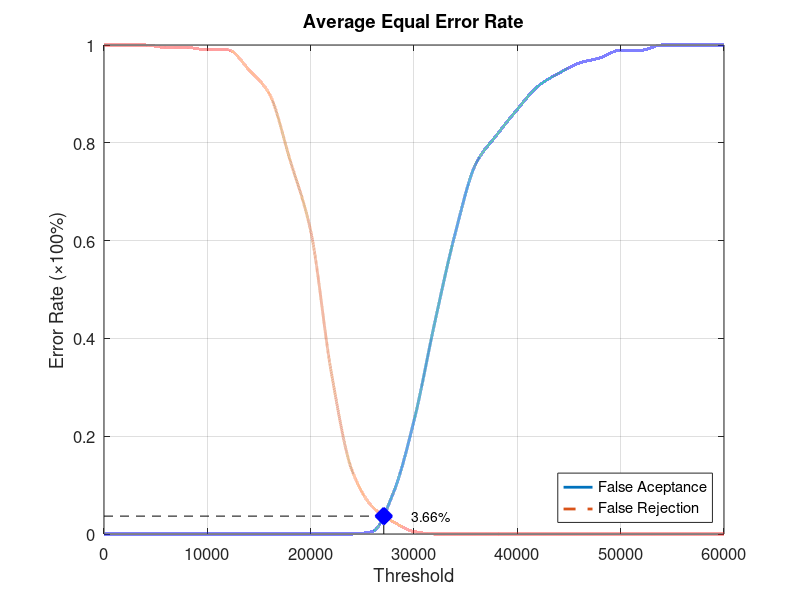
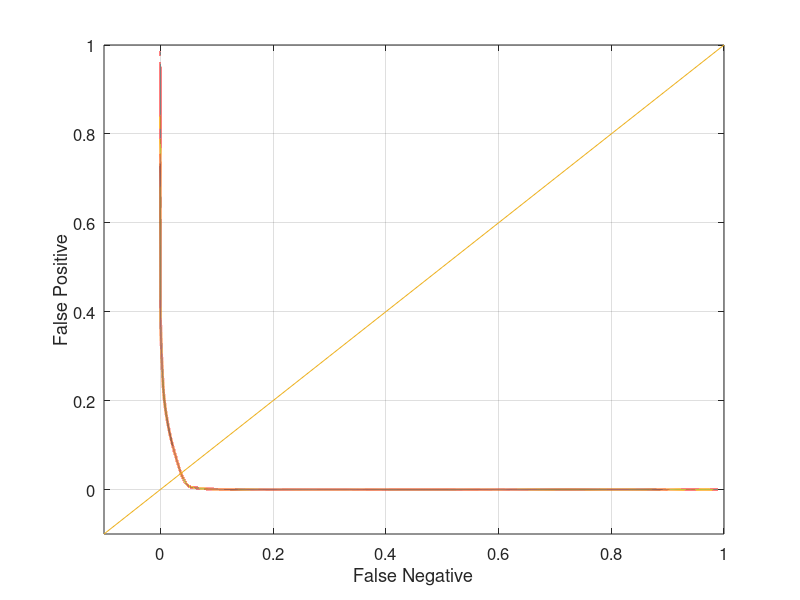

Source code (MATLAB) for these figures, in order:
function yEER = Database3_4
close all;
clear;
clc;
x = 0:2000:60000;
xq = 0:0.5:60000;

y0 = [0 0 0 0 0 0 0 0 0 0 0 0 0 0.00526316 0.0842105 0.231579 0.431579 0.615789 0.757895 0.815789 0.868421 0.915789 0.942105 0.963158 0.973684 0.989474 0.989474 1 1 1 1];
yy0 = interp1(x, y0, xq, 'pchip');
y1 = [1 1 1 0.995 0.995 0.99 0.99 0.95 0.9 0.765 0.62 0.33 0.13 0.055 0.025 0.005 0 0 0 0 0 0 0 0 0 0 0 0 0 0 0];
yy1 = interp1(x, y1, xq, 'pchip');

% Calculating EER: 
y2 = abs(y0 - y1);
find(y2 == min(y2))
yy2 = abs(yy0 - yy1);
xEER = find(yy2 == min(yy2));
xEERIndex = xq(xEER) % X-axis EER
yEER = yy0(xEER) % Y-axis EER

main = figure
plot(xq, yy0,'-','LineWidth', 2);	hold on
plot(xq, yy1,'--','LineWidth', 2);	hold on
plot([xEERIndex xEERIndex], [0 yEER], 'k--');	hold on
plot([0 xEERIndex], [yEER yEER], 'k--');	hold on
plot(xEERIndex, yEER, 'bx', 'LineWidth', 10);	hold on
text(xEERIndex + 10 * xEERIndex / 100, yEER, [num2str(round((10000 * yEER)) / 100) '%'])
legend('False Aceptance', 'False Rejection', 'Location', 'SouthEast')
xlabel('Threshold')
ylabel('Error Rate (\times100%)')
title('Average Equal Error Rate')
set(gca, 'FontSize', 12)
axis([0 60000 0 1])
grid on

print(main, 'Database3_4Main', '-dpng');
FNRxFPR = figure('Color', [1 1 1]);
plot(yy1, yy0, '-', yy1, yy0, 'LineWidth', 2);
hold on
y = -0.1:0.1:1
plot(y, y); 
set(gca, 'FontSize', 12)
xlabel('False Negative')
ylabel('False Positive')
axis([-0.1 1 -0.1 1])
set(gca, 'FontSize', 12)
grid on

print(FNRxFPR, 'Database3_4FNRxFPR','-dpng');
end
